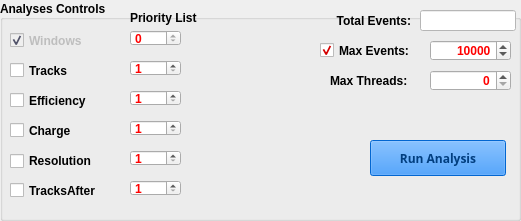
    <widget class="QGroupBox" name="analysesGB">
     <property name="geometry">
      <rect>
       <x>10</x>
       <y>290</y>
       <width>521</width>
       <height>221</height>
      </rect>
     </property>
     <property name="palette">
      <palette>
       <active>
        <colorrole role="Text">
         <brush brushstyle="SolidPattern">
          <color alpha="255">
           <red>255</red>
           <green>0</green>
           <blue>0</blue>
          </color>
         </brush>
        </colorrole>
       </active>
       <inactive>
        <colorrole role="Text">
         <brush brushstyle="SolidPattern">
          <color alpha="255">
           <red>255</red>
           <green>0</green>
           <blue>0</blue>
          </color>
         </brush>
        </colorrole>
       </inactive>
       <disabled>
        <colorrole role="Text">
         <brush brushstyle="SolidPattern">
          <color alpha="255">
           <red>99</red>
           <green>100</green>
           <blue>127</blue>
          </color>
         </brush>
        </colorrole>
       </disabled>
      </palette>
     </property>
     <property name="font">
      <font>
       <weight>75</weight>
       <bold>true</bold>
      </font>
     </property>
     <property name="title">
      <string>Analyses Controls</string>
     </property>
     <property name="alignment">
      <set>Qt::AlignLeading|Qt::AlignLeft|Qt::AlignVCenter</set>
     </property>
     <widget class="customCheckBox" name="efficiencyCB">
      <property name="geometry">
       <rect>
        <x>10</x>
        <y>90</y>
        <width>91</width>
        <height>21</height>
       </rect>
      </property>
      <property name="text">
       <string>Efficiency</string>
      </property>
      <property name="checked">
       <bool>false</bool>
      </property>
     </widget>
     <widget class="customCheckBox" name="chargeCB">
      <property name="geometry">
       <rect>
        <x>10</x>
        <y>120</y>
        <width>83</width>
        <height>21</height>
       </rect>
      </property>
      <property name="text">
       <string>Charge</string>
      </property>
     </widget>
     <widget class="customCheckBox" name="resolutionCB">
      <property name="geometry">
       <rect>
        <x>10</x>
        <y>150</y>
        <width>93</width>
        <height>22</height>
       </rect>
      </property>
      <property name="text">
       <string>Resolution</string>
      </property>
     </widget>
     <widget class="customCheckBox" name="tracksCB">
      <property name="geometry">
       <rect>
        <x>10</x>
        <y>60</y>
        <width>83</width>
        <height>21</height>
       </rect>
      </property>
      <property name="text">
       <string>Tracks</string>
      </property>
     </widget>
     <widget class="customCheckBox" name="windowsCB">
      <property name="enabled">
       <bool>false</bool>
      </property>
      <property name="geometry">
       <rect>
        <x>10</x>
        <y>30</y>
        <width>83</width>
        <height>21</height>
       </rect>
      </property>
      <property name="text">
       <string>Windows</string>
      </property>
      <property name="checked">
       <bool>true</bool>
      </property>
     </widget>
     <widget class="QPushButton" name="runAnalysisPB">
      <property name="enabled">
       <bool>false</bool>
      </property>
      <property name="geometry">
       <rect>
        <x>370</x>
        <y>140</y>
        <width>136</width>
        <height>36</height>
       </rect>
      </property>
      <property name="palette">
       <palette>
        <active>
         <colorrole role="WindowText">
          <brush brushstyle="SolidPattern">
           <color alpha="255">
            <red>0</red>
            <green>0</green>
            <blue>0</blue>
           </color>
          </brush>
         </colorrole>
         <colorrole role="Button">
          <brush brushstyle="SolidPattern">
           <color alpha="255">
            <red>2</red>
            <green>124</green>
            <blue>255</blue>
           </color>
          </brush>
         </colorrole>
         <colorrole role="Light">
          <brush brushstyle="SolidPattern">
           <color alpha="255">
            <red>130</red>
            <green>190</green>
            <blue>255</blue>
           </color>
          </brush>
         </colorrole>
         <colorrole role="Midlight">
          <brush brushstyle="SolidPattern">
           <color alpha="255">
            <red>66</red>
            <green>157</green>
            <blue>255</blue>
           </color>
          </brush>
         </colorrole>
         <colorrole role="Dark">
          <brush brushstyle="SolidPattern">
           <color alpha="255">
            <red>1</red>
            <green>62</green>
            <blue>127</blue>
           </color>
          </brush>
         </colorrole>
         <colorrole role="Mid">
          <brush brushstyle="SolidPattern">
           <color alpha="255">
            <red>1</red>
            <green>82</green>
            <blue>170</blue>
           </color>
          </brush>
         </colorrole>
         <colorrole role="Text">
          <brush brushstyle="SolidPattern">
           <color alpha="255">
            <red>0</red>
            <green>0</green>
            <blue>0</blue>
           </color>
          </brush>
         </colorrole>
         <colorrole role="BrightText">
          <brush brushstyle="SolidPattern">
           <color alpha="255">
            <red>255</red>
            <green>255</green>
            <blue>255</blue>
           </color>
          </brush>
         </colorrole>
         <colorrole role="ButtonText">
          <brush brushstyle="SolidPattern">
           <color alpha="255">
            <red>0</red>
            <green>0</green>
            <blue>0</blue>
           </color>
          </brush>
         </colorrole>
         <colorrole role="Base">
          <brush brushstyle="SolidPattern">
           <color alpha="255">
            <red>255</red>
            <green>255</green>
            <blue>255</blue>
           </color>
          </brush>
         </colorrole>
         <colorrole role="Window">
          <brush brushstyle="SolidPattern">
           <color alpha="255">
            <red>2</red>
            <green>124</green>
            <blue>255</blue>
           </color>
          </brush>
         </colorrole>
         <colorrole role="Shadow">
          <brush brushstyle="SolidPattern">
           <color alpha="255">
            <red>0</red>
            <green>0</green>
            <blue>0</blue>
           </color>
          </brush>
         </colorrole>
         <colorrole role="AlternateBase">
          <brush brushstyle="SolidPattern">
           <color alpha="255">
            <red>128</red>
            <green>189</green>
            <blue>255</blue>
           </color>
          </brush>
         </colorrole>
         <colorrole role="ToolTipBase">
          <brush brushstyle="SolidPattern">
           <color alpha="255">
            <red>255</red>
            <green>255</green>
            <blue>220</blue>
           </color>
          </brush>
         </colorrole>
         <colorrole role="ToolTipText">
          <brush brushstyle="SolidPattern">
           <color alpha="255">
            <red>0</red>
            <green>0</green>
            <blue>0</blue>
           </color>
          </brush>
         </colorrole>
        </active>
        <inactive>
         <colorrole role="WindowText">
          <brush brushstyle="SolidPattern">
           <color alpha="255">
            <red>0</red>
            <green>0</green>
            <blue>0</blue>
           </color>
          </brush>
         </colorrole>
         <colorrole role="Button">
          <brush brushstyle="SolidPattern">
           <color alpha="255">
            <red>2</red>
            <green>124</green>
            <blue>255</blue>
           </color>
          </brush>
         </colorrole>
         <colorrole role="Light">
          <brush brushstyle="SolidPattern">
           <color alpha="255">
            <red>130</red>
            <green>190</green>
            <blue>255</blue>
           </color>
          </brush>
         </colorrole>
         <colorrole role="Midlight">
          <brush brushstyle="SolidPattern">
           <color alpha="255">
            <red>66</red>
            <green>157</green>
            <blue>255</blue>
           </color>
          </brush>
         </colorrole>
         <colorrole role="Dark">
          <brush brushstyle="SolidPattern">
           <color alpha="255">
            <red>1</red>
            <green>62</green>
            <blue>127</blue>
           </color>
          </brush>
         </colorrole>
         <colorrole role="Mid">
          <brush brushstyle="SolidPattern">
           <color alpha="255">
            <red>1</red>
            <green>82</green>
            <blue>170</blue>
           </color>
          </brush>
         </colorrole>
         <colorrole role="Text">
          <brush brushstyle="SolidPattern">
           <color alpha="255">
            <red>0</red>
            <green>0</green>
            <blue>0</blue>
           </color>
          </brush>
         </colorrole>
         <colorrole role="BrightText">
          <brush brushstyle="SolidPattern">
           <color alpha="255">
            <red>255</red>
            <green>255</green>
            <blue>255</blue>
           </color>
          </brush>
         </colorrole>
         <colorrole role="ButtonText">
          <brush brushstyle="SolidPattern">
           <color alpha="255">
            <red>0</red>
            <green>0</green>
            <blue>0</blue>
           </color>
          </brush>
         </colorrole>
         <colorrole role="Base">
          <brush brushstyle="SolidPattern">
           <color alpha="255">
            <red>255</red>
            <green>255</green>
            <blue>255</blue>
           </color>
          </brush>
         </colorrole>
         <colorrole role="Window">
          <brush brushstyle="SolidPattern">
           <color alpha="255">
            <red>2</red>
            <green>124</green>
            <blue>255</blue>
           </color>
          </brush>
         </colorrole>
         <colorrole role="Shadow">
          <brush brushstyle="SolidPattern">
           <color alpha="255">
            <red>0</red>
            <green>0</green>
            <blue>0</blue>
           </color>
          </brush>
         </colorrole>
         <colorrole role="AlternateBase">
          <brush brushstyle="SolidPattern">
           <color alpha="255">
            <red>128</red>
            <green>189</green>
            <blue>255</blue>
           </color>
          </brush>
         </colorrole>
         <colorrole role="ToolTipBase">
          <brush brushstyle="SolidPattern">
           <color alpha="255">
            <red>255</red>
            <green>255</green>
            <blue>220</blue>
           </color>
          </brush>
         </colorrole>
         <colorrole role="ToolTipText">
          <brush brushstyle="SolidPattern">
           <color alpha="255">
            <red>0</red>
            <green>0</green>
            <blue>0</blue>
           </color>
          </brush>
         </colorrole>
        </inactive>
        <disabled>
         <colorrole role="WindowText">
          <brush brushstyle="SolidPattern">
           <color alpha="255">
            <red>1</red>
            <green>62</green>
            <blue>127</blue>
           </color>
          </brush>
         </colorrole>
         <colorrole role="Button">
          <brush brushstyle="SolidPattern">
           <color alpha="255">
            <red>2</red>
            <green>124</green>
            <blue>255</blue>
           </color>
          </brush>
         </colorrole>
         <colorrole role="Light">
          <brush brushstyle="SolidPattern">
           <color alpha="255">
            <red>130</red>
            <green>190</green>
            <blue>255</blue>
           </color>
          </brush>
         </colorrole>
         <colorrole role="Midlight">
          <brush brushstyle="SolidPattern">
           <color alpha="255">
            <red>66</red>
            <green>157</green>
            <blue>255</blue>
           </color>
          </brush>
         </colorrole>
         <colorrole role="Dark">
          <brush brushstyle="SolidPattern">
           <color alpha="255">
            <red>1</red>
            <green>62</green>
            <blue>127</blue>
           </color>
          </brush>
         </colorrole>
         <colorrole role="Mid">
          <brush brushstyle="SolidPattern">
           <color alpha="255">
            <red>1</red>
            <green>82</green>
            <blue>170</blue>
           </color>
          </brush>
         </colorrole>
         <colorrole role="Text">
          <brush brushstyle="SolidPattern">
           <color alpha="255">
            <red>1</red>
            <green>62</green>
            <blue>127</blue>
           </color>
          </brush>
         </colorrole>
         <colorrole role="BrightText">
          <brush brushstyle="SolidPattern">
           <color alpha="255">
            <red>255</red>
            <green>255</green>
            <blue>255</blue>
           </color>
          </brush>
         </colorrole>
         <colorrole role="ButtonText">
          <brush brushstyle="SolidPattern">
           <color alpha="255">
            <red>1</red>
            <green>62</green>
            <blue>127</blue>
           </color>
          </brush>
         </colorrole>
         <colorrole role="Base">
          <brush brushstyle="SolidPattern">
           <color alpha="255">
            <red>2</red>
            <green>124</green>
            <blue>255</blue>
           </color>
          </brush>
         </colorrole>
         <colorrole role="Window">
          <brush brushstyle="SolidPattern">
           <color alpha="255">
            <red>2</red>
            <green>124</green>
            <blue>255</blue>
           </color>
          </brush>
         </colorrole>
         <colorrole role="Shadow">
          <brush brushstyle="SolidPattern">
           <color alpha="255">
            <red>0</red>
            <green>0</green>
            <blue>0</blue>
           </color>
          </brush>
         </colorrole>
         <colorrole role="AlternateBase">
          <brush brushstyle="SolidPattern">
           <color alpha="255">
            <red>2</red>
            <green>124</green>
            <blue>255</blue>
           </color>
          </brush>
         </colorrole>
         <colorrole role="ToolTipBase">
          <brush brushstyle="SolidPattern">
           <color alpha="255">
            <red>255</red>
            <green>255</green>
            <blue>220</blue>
           </color>
          </brush>
         </colorrole>
         <colorrole role="ToolTipText">
          <brush brushstyle="SolidPattern">
           <color alpha="255">
            <red>0</red>
            <green>0</green>
            <blue>0</blue>
           </color>
          </brush>
         </colorrole>
        </disabled>
       </palette>
      </property>
      <property name="font">
       <font>
        <family>Sans Serif</family>
        <weight>75</weight>
        <bold>true</bold>
       </font>
      </property>
      <property name="text">
       <string>Run Analysis</string>
      </property>
     </widget>
     <widget class="QLabel" name="runMaxThreadsLB">
      <property name="geometry">
       <rect>
        <x>330</x>
        <y>70</y>
        <width>96</width>
        <height>21</height>
       </rect>
      </property>
      <property name="font">
       <font>
        <weight>75</weight>
        <bold>true</bold>
       </font>
      </property>
      <property name="text">
       <string>Max Threads:</string>
      </property>
     </widget>
     <widget class="customSpinBox" name="runMaxThreadsSB">
      <property name="geometry">
       <rect>
        <x>430</x>
        <y>70</y>
        <width>81</width>
        <height>21</height>
       </rect>
      </property>
      <property name="alignment">
       <set>Qt::AlignRight|Qt::AlignTrailing|Qt::AlignVCenter</set>
      </property>
      <property name="minimum">
       <number>0</number>
      </property>
      <property name="maximum">
       <number>100</number>
      </property>
      <property name="value">
       <number>0</number>
      </property>
     </widget>
     <widget class="customSpinBox" name="runMaxEventsSB">
      <property name="geometry">
       <rect>
        <x>430</x>
        <y>40</y>
        <width>81</width>
        <height>21</height>
       </rect>
      </property>
      <property name="alignment">
       <set>Qt::AlignRight|Qt::AlignTrailing|Qt::AlignVCenter</set>
      </property>
      <property name="minimum">
       <number>0</number>
      </property>
      <property name="maximum">
       <number>1000000</number>
      </property>
      <property name="value">
       <number>10000</number>
      </property>
     </widget>
     <widget class="QLabel" name="runTotalEventsLB">
      <property name="geometry">
       <rect>
        <x>320</x>
        <y>10</y>
        <width>91</width>
        <height>22</height>
       </rect>
      </property>
      <property name="font">
       <font>
        <weight>75</weight>
        <bold>true</bold>
       </font>
      </property>
      <property name="text">
       <string>Total Events:</string>
      </property>
      <property name="alignment">
       <set>Qt::AlignRight|Qt::AlignTrailing|Qt::AlignVCenter</set>
      </property>
     </widget>
     <widget class="QLineEdit" name="runTotalEventsLE">
      <property name="geometry">
       <rect>
        <x>420</x>
        <y>10</y>
        <width>96</width>
        <height>21</height>
       </rect>
      </property>
      <property name="palette">
       <palette>
        <active>
         <colorrole role="WindowText">
          <brush brushstyle="SolidPattern">
           <color alpha="255">
            <red>0</red>
            <green>0</green>
            <blue>0</blue>
           </color>
          </brush>
         </colorrole>
         <colorrole role="Text">
          <brush brushstyle="SolidPattern">
           <color alpha="255">
            <red>0</red>
            <green>0</green>
            <blue>127</blue>
           </color>
          </brush>
         </colorrole>
         <colorrole role="BrightText">
          <brush brushstyle="SolidPattern">
           <color alpha="255">
            <red>0</red>
            <green>0</green>
            <blue>127</blue>
           </color>
          </brush>
         </colorrole>
         <colorrole role="ButtonText">
          <brush brushstyle="SolidPattern">
           <color alpha="255">
            <red>0</red>
            <green>0</green>
            <blue>0</blue>
           </color>
          </brush>
         </colorrole>
         <colorrole role="Base">
          <brush brushstyle="SolidPattern">
           <color alpha="255">
            <red>255</red>
            <green>255</green>
            <blue>255</blue>
           </color>
          </brush>
         </colorrole>
         <colorrole role="Window">
          <brush brushstyle="SolidPattern">
           <color alpha="255">
            <red>255</red>
            <green>255</green>
            <blue>255</blue>
           </color>
          </brush>
         </colorrole>
        </active>
        <inactive>
         <colorrole role="WindowText">
          <brush brushstyle="SolidPattern">
           <color alpha="255">
            <red>0</red>
            <green>0</green>
            <blue>0</blue>
           </color>
          </brush>
         </colorrole>
         <colorrole role="Text">
          <brush brushstyle="SolidPattern">
           <color alpha="255">
            <red>0</red>
            <green>0</green>
            <blue>127</blue>
           </color>
          </brush>
         </colorrole>
         <colorrole role="BrightText">
          <brush brushstyle="SolidPattern">
           <color alpha="255">
            <red>0</red>
            <green>0</green>
            <blue>127</blue>
           </color>
          </brush>
         </colorrole>
         <colorrole role="ButtonText">
          <brush brushstyle="SolidPattern">
           <color alpha="255">
            <red>0</red>
            <green>0</green>
            <blue>0</blue>
           </color>
          </brush>
         </colorrole>
         <colorrole role="Base">
          <brush brushstyle="SolidPattern">
           <color alpha="255">
            <red>255</red>
            <green>255</green>
            <blue>255</blue>
           </color>
          </brush>
         </colorrole>
         <colorrole role="Window">
          <brush brushstyle="SolidPattern">
           <color alpha="255">
            <red>255</red>
            <green>255</green>
            <blue>255</blue>
           </color>
          </brush>
         </colorrole>
        </inactive>
        <disabled>
         <colorrole role="WindowText">
          <brush brushstyle="SolidPattern">
           <color alpha="255">
            <red>0</red>
            <green>0</green>
            <blue>127</blue>
           </color>
          </brush>
         </colorrole>
         <colorrole role="Text">
          <brush brushstyle="SolidPattern">
           <color alpha="255">
            <red>0</red>
            <green>0</green>
            <blue>127</blue>
           </color>
          </brush>
         </colorrole>
         <colorrole role="BrightText">
          <brush brushstyle="SolidPattern">
           <color alpha="255">
            <red>0</red>
            <green>0</green>
            <blue>127</blue>
           </color>
          </brush>
         </colorrole>
         <colorrole role="ButtonText">
          <brush brushstyle="SolidPattern">
           <color alpha="255">
            <red>0</red>
            <green>0</green>
            <blue>127</blue>
           </color>
          </brush>
         </colorrole>
         <colorrole role="Base">
          <brush brushstyle="SolidPattern">
           <color alpha="255">
            <red>255</red>
            <green>255</green>
            <blue>255</blue>
           </color>
          </brush>
         </colorrole>
         <colorrole role="Window">
          <brush brushstyle="SolidPattern">
           <color alpha="255">
            <red>255</red>
            <green>255</green>
            <blue>255</blue>
           </color>
          </brush>
         </colorrole>
        </disabled>
       </palette>
      </property>
      <property name="font">
       <font>
        <pointsize>11</pointsize>
        <weight>75</weight>
        <bold>true</bold>
       </font>
      </property>
      <property name="toolTip">
       <string>&lt;!DOCTYPE HTML PUBLIC &quot;-//W3C//DTD HTML 4.0//EN&quot; &quot;http://www.w3.org/TR/REC-html40/strict.dtd&quot;&gt;
&lt;html&gt;&lt;head&gt;&lt;meta name=&quot;qrichtext&quot; content=&quot;1&quot; /&gt;&lt;style type=&quot;text/css&quot;&gt;
p, li { white-space: pre-wrap; }
&lt;/style&gt;&lt;/head&gt;&lt;body style=&quot; font-family:'Sans Serif'; font-size:9pt; font-weight:400; font-style:normal;&quot;&gt;
&lt;table style=&quot;-qt-table-type: root; margin-top:4px; margin-bottom:4px; margin-left:4px; margin-right:4px;&quot;&gt;
&lt;tr&gt;
&lt;td style=&quot;border: none;&quot;&gt;
&lt;p align=&quot;center&quot; style=&quot; margin-top:0px; margin-bottom:0px; margin-left:0px; margin-right:0px; -qt-block-indent:0; text-indent:0px;&quot;&gt;&lt;span style=&quot; font-size:18pt; font-weight:600; text-decoration: underline; color:#0000ff;&quot;&gt;Events&lt;/span&gt;&lt;/p&gt;
&lt;p style=&quot;-qt-paragraph-type:empty; margin-top:0px; margin-bottom:0px; margin-left:0px; margin-right:0px; -qt-block-indent:0; text-indent:0px;&quot;&gt;&lt;/p&gt;
&lt;p style=&quot; margin-top:0px; margin-bottom:0px; margin-left:0px; margin-right:0px; -qt-block-indent:0; text-indent:0px;&quot;&gt;Show the number of event &lt;/p&gt;
&lt;p style=&quot; margin-top:0px; margin-bottom:0px; margin-left:0px; margin-right:0px; -qt-block-indent:0; text-indent:0px;&quot;&gt;objects found in input file.&lt;/p&gt;&lt;/td&gt;&lt;/tr&gt;&lt;/table&gt;&lt;/body&gt;&lt;/html&gt;</string>
      </property>
      <property name="text">
       <string/>
      </property>
      <property name="alignment">
       <set>Qt::AlignRight|Qt::AlignTrailing|Qt::AlignVCenter</set>
      </property>
      <property name="readOnly">
       <bool>true</bool>
      </property>
     </widget>
     <widget class="customCheckBox" name="runMaxEventsCB">
      <property name="geometry">
       <rect>
        <x>320</x>
        <y>40</y>
        <width>106</width>
        <height>21</height>
       </rect>
      </property>
      <property name="text">
       <string>Max Events:</string>
      </property>
      <property name="checked">
       <bool>true</bool>
      </property>
     </widget>
     <widget class="customCheckBox" name="tracksafterCB">
      <property name="geometry">
       <rect>
        <x>10</x>
        <y>180</y>
        <width>101</width>
        <height>21</height>
       </rect>
      </property>
      <property name="text">
       <string>TracksAfter</string>
      </property>
     </widget>
     <widget class="QLabel" name="label">
      <property name="geometry">
       <rect>
        <x>130</x>
        <y>10</y>
        <width>101</width>
        <height>16</height>
       </rect>
      </property>
      <property name="text">
       <string>Priority List</string>
      </property>
     </widget>
     <widget class="customSpinBox" name="priorityWindowsSB">
      <property name="geometry">
       <rect>
        <x>130</x>
        <y>30</y>
        <width>51</width>
        <height>16</height>
       </rect>
      </property>
      <property name="maximum">
       <number>0</number>
      </property>
     </widget>
     <widget class="customSpinBox" name="priorityTracksSB">
      <property name="geometry">
       <rect>
        <x>130</x>
        <y>60</y>
        <width>51</width>
        <height>16</height>
       </rect>
      </property>
      <property name="minimum">
       <number>1</number>
      </property>
      <property name="maximum">
       <number>10</number>
      </property>
     </widget>
     <widget class="customSpinBox" name="priorityEfficiencySB">
      <property name="geometry">
       <rect>
        <x>130</x>
        <y>90</y>
        <width>51</width>
        <height>16</height>
       </rect>
      </property>
      <property name="minimum">
       <number>1</number>
      </property>
      <property name="maximum">
       <number>10</number>
      </property>
     </widget>
     <widget class="customSpinBox" name="priorityChargeSB">
      <property name="geometry">
       <rect>
        <x>130</x>
        <y>120</y>
        <width>51</width>
        <height>16</height>
       </rect>
      </property>
      <property name="minimum">
       <number>1</number>
      </property>
      <property name="maximum">
       <number>10</number>
      </property>
     </widget>
     <widget class="customSpinBox" name="priorityResolutionSB">
      <property name="geometry">
       <rect>
        <x>130</x>
        <y>150</y>
        <width>51</width>
        <height>16</height>
       </rect>
      </property>
      <property name="minimum">
       <number>1</number>
      </property>
      <property name="maximum">
       <number>10</number>
      </property>
     </widget>
     <widget class="customSpinBox" name="priorityTracksAfterSB">
      <property name="geometry">
       <rect>
        <x>130</x>
        <y>180</y>
        <width>51</width>
        <height>16</height>
       </rect>
      </property>
      <property name="minimum">
       <number>1</number>
      </property>
      <property name="maximum">
       <number>10</number>
      </property>
     </widget>
    </widget>
